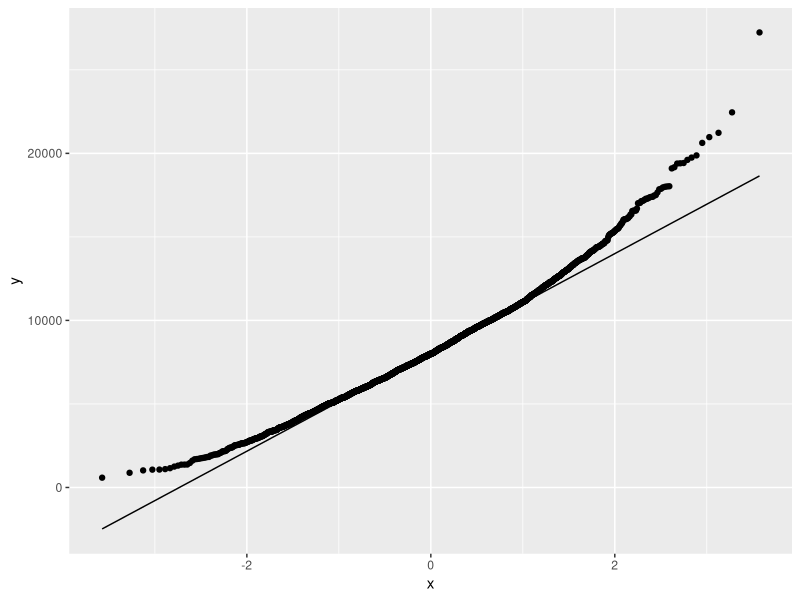
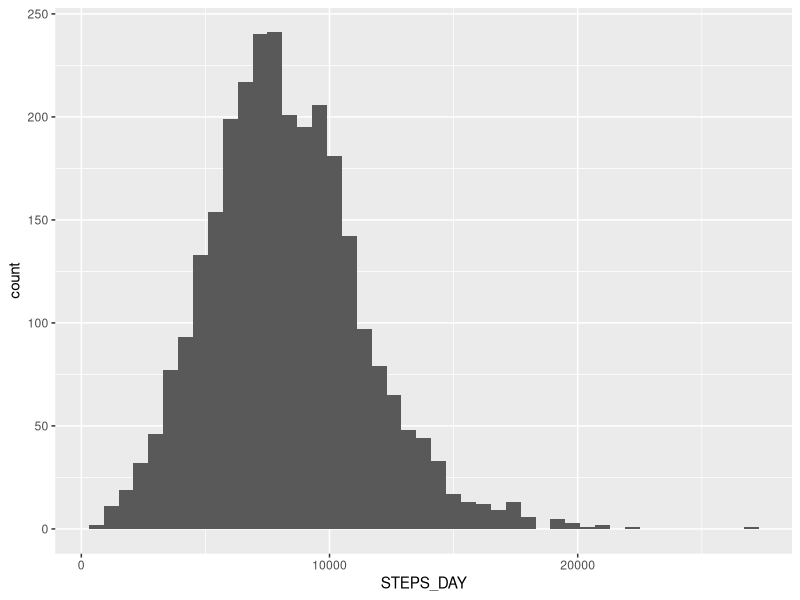

Here is the R script that generated these plots, in order:
##### datasett 5 analysis


library(foreign); library(tidyverse); library(psych);

data5 <- read.spss("data/Datasett 5_Fysisk aktivitet_ANOVA.sav", to.data.frame = TRUE)

data5 %>% 
        ggplot(aes(sample=STEPS_DAY))+
        geom_qq()+
        geom_qq_line()

data5 %>% 
        ggplot(aes(STEPS_DAY))+
        geom_histogram(binwidth = 600)
